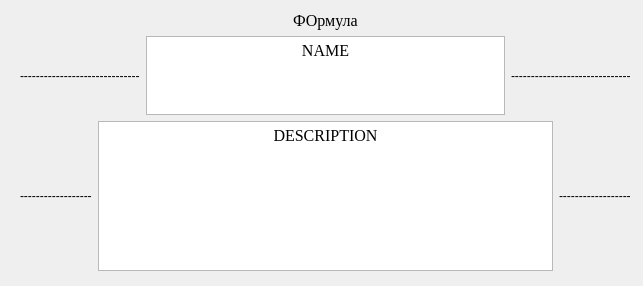
<?xml version="1.0" encoding="UTF-8"?>
<ui version="4.0">
 <class>Form</class>
 <widget class="QWidget" name="Form">
  <property name="geometry">
   <rect>
    <x>0</x>
    <y>0</y>
    <width>643</width>
    <height>286</height>
   </rect>
  </property>
  <property name="windowTitle">
   <string>Form</string>
  </property>
  <widget class="QWidget" name="verticalLayoutWidget">
   <property name="geometry">
    <rect>
     <x>20</x>
     <y>10</y>
     <width>611</width>
     <height>261</height>
    </rect>
   </property>
   <layout class="QVBoxLayout" name="verticalLayout">
    <item>
     <layout class="QHBoxLayout" name="horizontalLayout_3">
      <item>
       <spacer name="horizontalSpacer_6">
        <property name="orientation">
         <enum>Qt::Horizontal</enum>
        </property>
        <property name="sizeHint" stdset="0">
         <size>
          <width>40</width>
          <height>20</height>
         </size>
        </property>
       </spacer>
      </item>
      <item>
       <widget class="QLabel" name="type_txt">
        <property name="font">
         <font>
          <family>Times New Roman</family>
          <pointsize>12</pointsize>
         </font>
        </property>
        <property name="text">
         <string>ФОрмула</string>
        </property>
       </widget>
      </item>
      <item>
       <spacer name="horizontalSpacer_5">
        <property name="orientation">
         <enum>Qt::Horizontal</enum>
        </property>
        <property name="sizeHint" stdset="0">
         <size>
          <width>40</width>
          <height>20</height>
         </size>
        </property>
       </spacer>
      </item>
     </layout>
    </item>
    <item>
     <layout class="QHBoxLayout" name="horizontalLayout">
      <item>
       <widget class="QLabel" name="label">
        <property name="text">
         <string>------------------------------</string>
        </property>
       </widget>
      </item>
      <item>
       <widget class="QTextEdit" name="name_textEdit">
        <property name="font">
         <font>
          <family>Times New Roman</family>
         </font>
        </property>
        <property name="readOnly">
         <bool>true</bool>
        </property>
        <property name="html">
         <string>&lt;!DOCTYPE HTML PUBLIC &quot;-//W3C//DTD HTML 4.0//EN&quot; &quot;http://www.w3.org/TR/REC-html40/strict.dtd&quot;&gt;
&lt;html&gt;&lt;head&gt;&lt;meta name=&quot;qrichtext&quot; content=&quot;1&quot; /&gt;&lt;style type=&quot;text/css&quot;&gt;
p, li { white-space: pre-wrap; }
&lt;/style&gt;&lt;/head&gt;&lt;body style=&quot; font-family:'Times New Roman'; font-size:8.25pt; font-weight:400; font-style:normal;&quot;&gt;
&lt;p align=&quot;center&quot; style=&quot; margin-top:0px; margin-bottom:0px; margin-left:0px; margin-right:0px; -qt-block-indent:0; text-indent:0px;&quot;&gt;&lt;span style=&quot; font-family:'MS Shell Dlg 2'; font-size:12pt;&quot;&gt;NAME&lt;/span&gt;&lt;/p&gt;&lt;/body&gt;&lt;/html&gt;</string>
        </property>
       </widget>
      </item>
      <item>
       <widget class="QLabel" name="label_2">
        <property name="text">
         <string>------------------------------</string>
        </property>
       </widget>
      </item>
     </layout>
    </item>
    <item>
     <layout class="QHBoxLayout" name="horizontalLayout_2">
      <item>
       <widget class="QLabel" name="label_3">
        <property name="text">
         <string>------------------</string>
        </property>
       </widget>
      </item>
      <item>
       <widget class="QTextEdit" name="description_textEdit">
        <property name="minimumSize">
         <size>
          <width>0</width>
          <height>150</height>
         </size>
        </property>
        <property name="font">
         <font>
          <family>Times New Roman</family>
         </font>
        </property>
        <property name="readOnly">
         <bool>true</bool>
        </property>
        <property name="html">
         <string>&lt;!DOCTYPE HTML PUBLIC &quot;-//W3C//DTD HTML 4.0//EN&quot; &quot;http://www.w3.org/TR/REC-html40/strict.dtd&quot;&gt;
&lt;html&gt;&lt;head&gt;&lt;meta name=&quot;qrichtext&quot; content=&quot;1&quot; /&gt;&lt;style type=&quot;text/css&quot;&gt;
p, li { white-space: pre-wrap; }
&lt;/style&gt;&lt;/head&gt;&lt;body style=&quot; font-family:'Times New Roman'; font-size:8.25pt; font-weight:400; font-style:normal;&quot;&gt;
&lt;p align=&quot;center&quot; style=&quot; margin-top:0px; margin-bottom:0px; margin-left:0px; margin-right:0px; -qt-block-indent:0; text-indent:0px;&quot;&gt;&lt;span style=&quot; font-family:'MS Shell Dlg 2'; font-size:12pt;&quot;&gt;DESCRIPTION&lt;/span&gt;&lt;/p&gt;
&lt;p align=&quot;center&quot; style=&quot;-qt-paragraph-type:empty; margin-top:0px; margin-bottom:0px; margin-left:0px; margin-right:0px; -qt-block-indent:0; text-indent:0px; font-family:'MS Shell Dlg 2'; font-size:12pt;&quot;&gt;&lt;br /&gt;&lt;/p&gt;&lt;/body&gt;&lt;/html&gt;</string>
        </property>
       </widget>
      </item>
      <item>
       <widget class="QLabel" name="label_4">
        <property name="text">
         <string>------------------</string>
        </property>
       </widget>
      </item>
     </layout>
    </item>
   </layout>
  </widget>
 </widget>
 <resources/>
 <connections/>
</ui>
